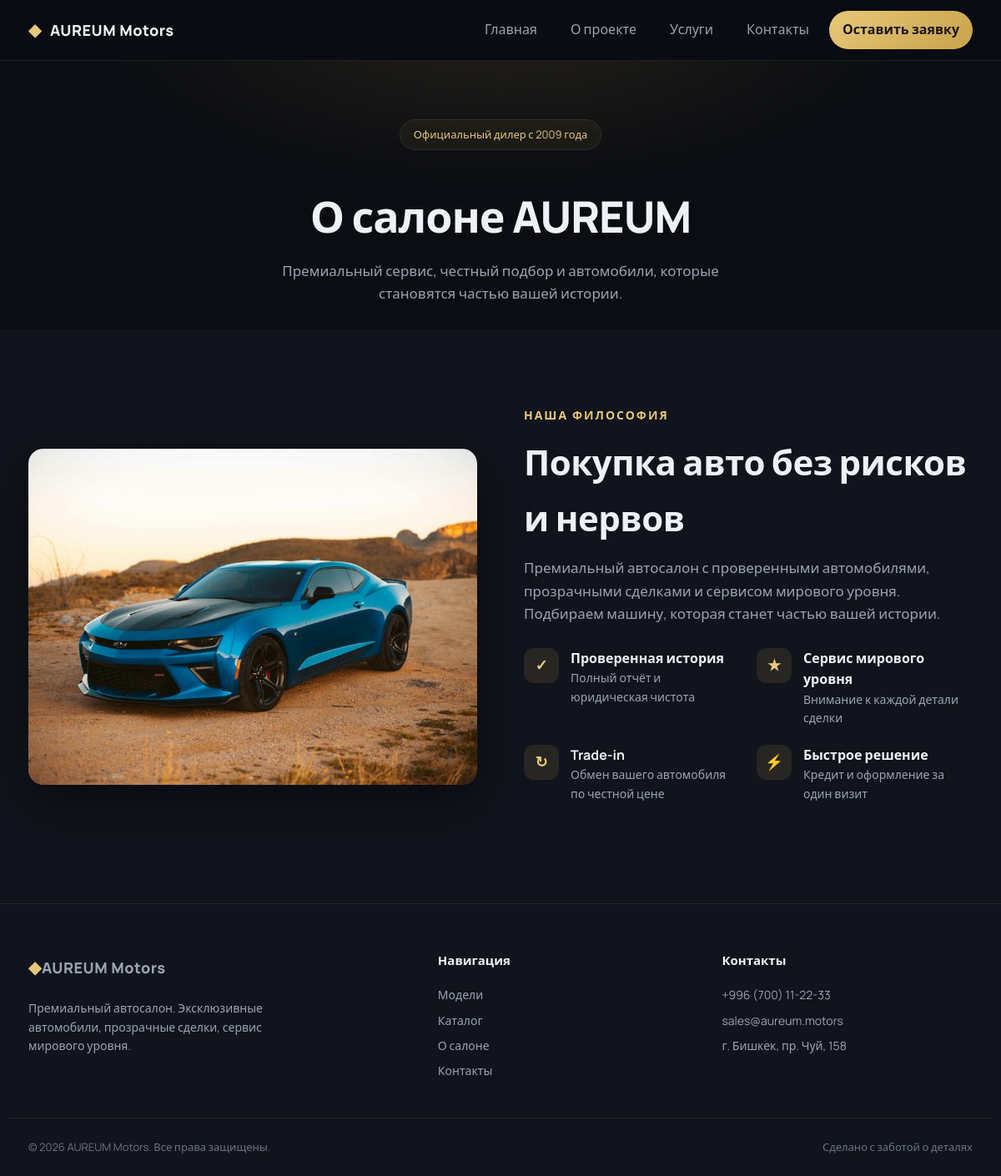
The page /about/ on the database its author committed.
### config/models.py (models this page shows, shortened)
class CompanyInfo(models.Model):
	company_name = models.CharField('Название компании', max_length=150)
	description = models.TextField('Описание')
	logo = models.ImageField('Логотип', upload_to='company/', blank=True, null=True)
	phone = models.CharField('Номер телефона', max_length=30)
	email = models.EmailField('Email')
	address = models.CharField('Адрес', max_length=250)
	instagram_url = models.URLField('Ссылка на Instagram', blank=True)
	telegram_url = models.URLField('Ссылка на Telegram', blank=True)
	vk_url = models.URLField('Ссылка на VK', blank=True)
	class Meta:
		verbose_name = 'Информация о компании'
		verbose_name_plural = 'Информация о компании'

### pages/views.py (the view)
# urls.py: path('about/', views.about, name='about'),
def about(request):
	return render(request, 'pages/about.html', site_context())

### pages/views.py (called while the page is built)
def site_context():
	return {
		'company': CompanyInfo.objects.first(),
	}

### templates/pages/about.html (shortened to what this page needs)
{% extends 'base.html' %}
{% block content %}
<section class="pagehead"><div class="container"><span class="badge">Официальный дилер с 2009 года</span><h1 class="pagehead__title">О салоне AUREUM</h1><p class="pagehead__sub">Премиальный сервис, честный подбор и автомобили, которые становятся частью вашей истории.</p></div></section>
<section class="section section--alt"><div class="container about"><div class="about__media about__media--showroom"></div><div class="about__content"><span class="section__label">Наша философия</span><h2 class="section__title">Покупка авто без рисков и нервов</h2><p class="section__sub">{% if company %}{{ company.description }}{% else %}Мы сопровождаем клиента на каждом этапе: от выбора модели до первых километров за рулём.{% endif %}</p><div class="features"><div class="feature"><div class="feature__icon">✓</div><div><h4>Проверенная история</h4><p>Полный отчёт и юридическая чистота</p></div></div><div class="feature"><div class="feature__icon">★</div><div><h4>Сервис мирового уровня</h4><p>Внимание к каждой детали сделки</p></div></div><div class="feature"><div class="feature__icon">↻</div><div><h4>Trade-in</h4><p>Обмен вашего автомобиля по честной цене</p></div></div><div class="feature"><div class="feature__icon">⚡</div><div><h4>Быстрое решение</h4><p>Кредит и оформление за один визит</p></div></div></div></div></div></section>
{% endblock %}

### templates/base.html (shortened to what this page needs)
{% load static %}
<!doctype html>
<html lang="ru">
<head>
    <link rel="stylesheet" href="{% static 'css/site.css' %}">
</head>
<body>
    {% include 'header.html' %}
    <main>{% block content %}{% endblock %}</main>
    {% include 'footer.html' %}
</body>
</html>

### templates/header.html (shortened to what this page needs)
<header class="header" id="top">
    <div class="container header__inner">
        <a href="{% url 'pages:home' %}" class="logo">
            <span class="logo__mark">◆</span>
            <span class="logo__text">{% if company %}{{ company.company_name }}{% else %}AUREUM<span>MOTORS</span>{% endif %}</span>
        </a>
        <nav class="nav" id="nav" aria-label="Основная навигация">
            <a href="{% url 'pages:home' %}" class="nav__link">Главная</a>
            <a href="{% url 'pages:about' %}" class="nav__link">О проекте</a>
            <a href="{% url 'pages:services' %}" class="nav__link">Услуги</a>
            <a href="{% url 'pages:contacts' %}" class="nav__link">Контакты</a>
            <a href="{% url 'pages:services' %}#order" class="nav__link nav__link--btn">Оставить заявку</a>
        </nav>
    </div>
</header>

### templates/footer.html
<footer class="footer">
    <div class="container footer__inner">
        <div class="footer__col"><a href="{% url 'pages:home' %}" class="logo"><span class="logo__mark">◆</span><span class="logo__text">{% if company %}{{ company.company_name }}{% else %}AUREUM<span>MOTORS</span>{% endif %}</span></a><p class="footer__desc">Премиальный автосалон. Эксклюзивные автомобили, прозрачные сделки, сервис мирового уровня.</p></div>
        <div class="footer__col"><h4 class="footer__title">Навигация</h4><a href="{% url 'pages:home' %}#models">Модели</a><a href="{% url 'pages:services' %}">Каталог</a><a href="{% url 'pages:about' %}">О салоне</a><a href="{% url 'pages:contacts' %}">Контакты</a></div>
        <div class="footer__col"><h4 class="footer__title">Контакты</h4>{% if company %}<a href="tel:{{ company.phone }}">{{ company.phone }}</a><a href="mailto:{{ company.email }}">{{ company.email }}</a><p>{{ company.address }}</p>{% endif %}</div>
    </div>
    <div class="container footer__bottom"><span>© {% now "Y" %} {% if company %}{{ company.company_name }}{% else %}AUREUM Motors{% endif %}. Все права защищены.</span><span>Сделано с заботой о деталях</span></div>
</footer>

### static/css/site.css (style rules this page uses)
:root { --bg:#0b0d12; --bg-2:#11141c; --bg-3:#161a24; --line:rgba(255,255,255,.08); --text:#eef1f6; --muted:#9aa3b2; --gold:#c9a24b; --gold-2:#e7c878; --radius:18px; --shadow:0 20px 60px rgba(0,0,0,.45); --maxw:1180px; }
* { margin:0;padding:0;box-sizing:border-box }
html { scroll-behavior:smooth }
body { font-family:'Manrope',system-ui,sans-serif;background:var(--bg);color:var(--text);line-height:1.6;-webkit-font-smoothing:antialiased;overflow-x:hidden }
a { color:inherit;text-decoration:none }
.container { max-width:var(--maxw);margin:0 auto;padding:0 24px }
.header { position:sticky;top:0;z-index:50;background:rgba(11,13,18,.72);backdrop-filter:blur(14px);border-bottom:1px solid var(--line) }
.header__inner { display:flex;align-items:center;justify-content:space-between;height:72px }
.logo { display:flex;align-items:center;gap:10px;font-weight:800;letter-spacing:.5px }
.logo__mark { color:var(--gold-2);font-size:20px }
.logo__text { font-size:18px }
.nav { display:flex;align-items:center;gap:8px }
.nav__link { padding:10px 16px;color:var(--muted);font-weight:500;border-radius:999px;transition:.2s }
.nav__link--btn { background:linear-gradient(135deg,var(--gold-2),var(--gold));color:#1a1407;font-weight:600 }
.badge { display:inline-block;padding:7px 16px;border:1px solid var(--line);border-radius:999px;font-size:13px;color:var(--gold-2);background:rgba(201,162,75,.06);margin-bottom:22px }
.section { padding:90px 0 }
.section--alt { background:var(--bg-2) }
.section__label { color:var(--gold-2);font-weight:600;font-size:14px;text-transform:uppercase;letter-spacing:2px }
.section__title { font-size:clamp(28px,4vw,42px);font-weight:800;letter-spacing:-.5px;margin:10px 0 12px }
.section__sub { color:var(--muted);font-size:17px }
.about { display:grid;grid-template-columns:1fr 1fr;gap:56px;align-items:center }
.about__media { border-radius:var(--radius);overflow:hidden;aspect-ratio:4/3;box-shadow:var(--shadow);background:url('https://images.unsplash.com/photo-1552519507-da3b142c6e3d?auto=format&fit=crop&w=900&q=80') center/cover }
.about__media--showroom { background-image:url('https://images.unsplash.com/photo-1562141961-bc5d0c3e6e4e?auto=format&fit=crop&w=900&q=80') }
.features { display:grid;grid-template-columns:1fr 1fr;gap:20px;margin:28px 0 30px }
.feature { display:flex;gap:14px }
.feature__icon { flex:none;width:42px;height:42px;border-radius:12px;display:grid;place-items:center;background:rgba(201,162,75,.12);color:var(--gold-2);font-size:18px;font-weight:700 }
.feature h4 { font-size:16px }
.feature p { color:var(--muted);font-size:14px }
.pagehead { padding:70px 0 30px;text-align:center;position:relative }
.pagehead::before { content:'';position:absolute;inset:0;background:radial-gradient(700px 300px at 50% -20%,rgba(201,162,75,.14),transparent 70%);pointer-events:none }
.pagehead__title { font-size:clamp(32px,5vw,52px);font-weight:800;letter-spacing:-1px;margin:16px 0 10px }
.pagehead__sub { color:var(--muted);font-size:17px;max-width:560px;margin:0 auto }
.footer { background:var(--bg-2);border-top:1px solid var(--line);padding:56px 0 24px }
.footer__inner { display:grid;grid-template-columns:1.5fr 1fr 1fr;gap:40px;margin-bottom:40px }
.footer__desc { color:var(--muted);font-size:14px;margin-top:14px;max-width:320px }
.footer__title { font-size:15px;margin-bottom:14px }
.footer__col a,.footer__col p { display:block;color:var(--muted);font-size:14px;padding:4px 0;transition:.2s }
.footer__bottom { display:flex;justify-content:space-between;padding-top:24px;border-top:1px solid var(--line);color:#6b7384;font-size:13px;flex-wrap:wrap;gap:8px }
.about__media,.about__media--showroom { background-image:url('/static/images/showroom.jpg') }

### rows shown on the page
CompanyInfo: company_name "AUREUM Motors", description "Премиальный автосалон с проверенными автомобилями, прозрачными сделками и сервисом мирового уровня. Подбираем машину, которая станет частью вашей истории.", phone "+996 (700) 11-22-33", email "sales@aureum.motors", address "г. Бишкек, пр. Чуй, 158"
